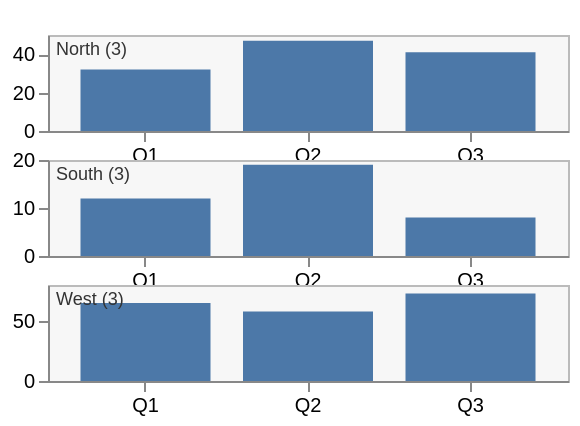

Write the Vega-Lite specification saved for this chart.
### Vega specification from a JSON file in a GitHub repository (floating-point values rounded to 4 significant figures)
{"$schema": "https://vega.github.io/schema/vega/v6.json", "description": "Small multiples: one row per region, each with its own scales and axes. Exercises faceting, nested scopes, the parent signal, and a group-level height signal.", "width": 260, "height": 200, "padding": 5, "signals": [{"name": "cellHeight", "update": "48"}], "data": [{"name": "table", "values": [{"region": "North", "quarter": "Q1", "sales": 32}, {"region": "North", "quarter": "Q2", "sales": 47}, {"region": "North", "quarter": "Q3", "sales": 41}, {"region": "South", "quarter": "Q1", "sales": 12}, {"region": "South", "quarter": "Q2", "sales": 19}, {"region": "South", "quarter": "Q3", "sales": 8}, {"region": "West", "quarter": "Q1", "sales": 65}, {"region": "West", "quarter": "Q2", "sales": 58}, {"region": "West", "quarter": "Q3", "sales": 73}]}], "scales": [{"name": "row", "type": "band", "domain": {"data": "table", "field": "region"}, "range": "height", "padding": 0.2}], "marks": [{"type": "group", "name": "cell", "from": {"facet": {"name": "facetRows", "data": "table", "groupby": "region"}}, "signals": [{"name": "height", "update": "cellHeight"}], "encode": {"enter": {"y": {"scale": "row", "field": "region"}, "width": {"signal": "width"}, "height": {"signal": "cellHeight"}, "fill": {"value": "#f7f7f7"}, "stroke": {"value": "#bbbbbb"}}}, "scales": [{"name": "xs", "type": "band", "domain": {"data": "facetRows", "field": "quarter"}, "range": "width", "padding": 0.2}, {"name": "ys", "type": "linear", "domain": {"data": "facetRows", "field": "sales"}, "range": "height", "nice": true, "zero": true}], "axes": [{"orient": "left", "scale": "ys", "tickCount": 2}, {"orient": "bottom", "scale": "xs"}], "marks": [{"type": "rect", "from": {"data": "facetRows"}, "encode": {"enter": {"x": {"scale": "xs", "field": "quarter"}, "width": {"scale": "xs", "band": 1}, "y": {"scale": "ys", "field": "sales"}, "y2": {"scale": "ys", "value": 0}, "fill": {"value": "#4c78a8"}}}}, {"type": "text", "encode": {"enter": {"x": {"value": 4}, "y": {"value": 10}, "text": {"signal": "parent.region + ' (' + parent.count + ')'"}, "fontSize": {"value": 9}, "fill": {"value": "#333333"}}}}]}]}
